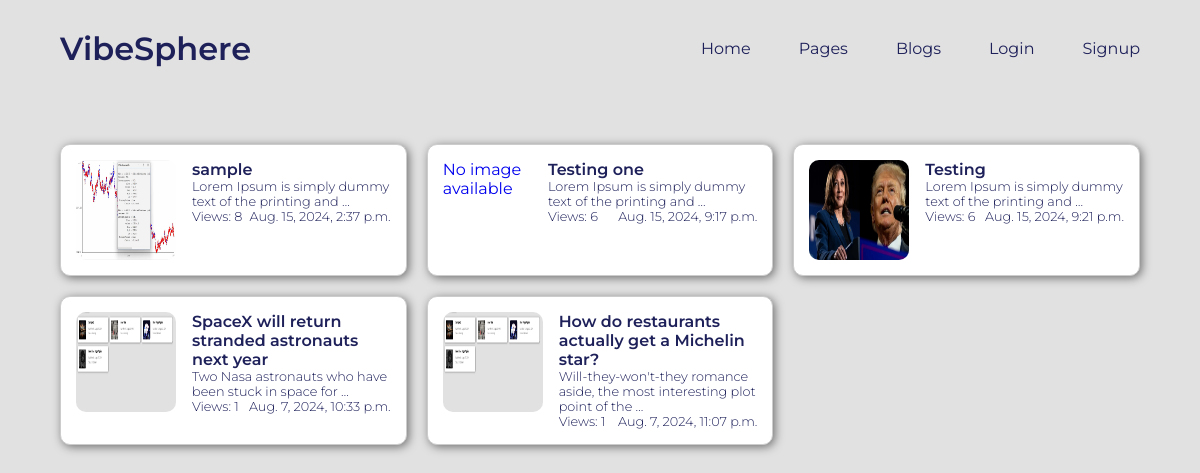
The app's page /articles/, older data.
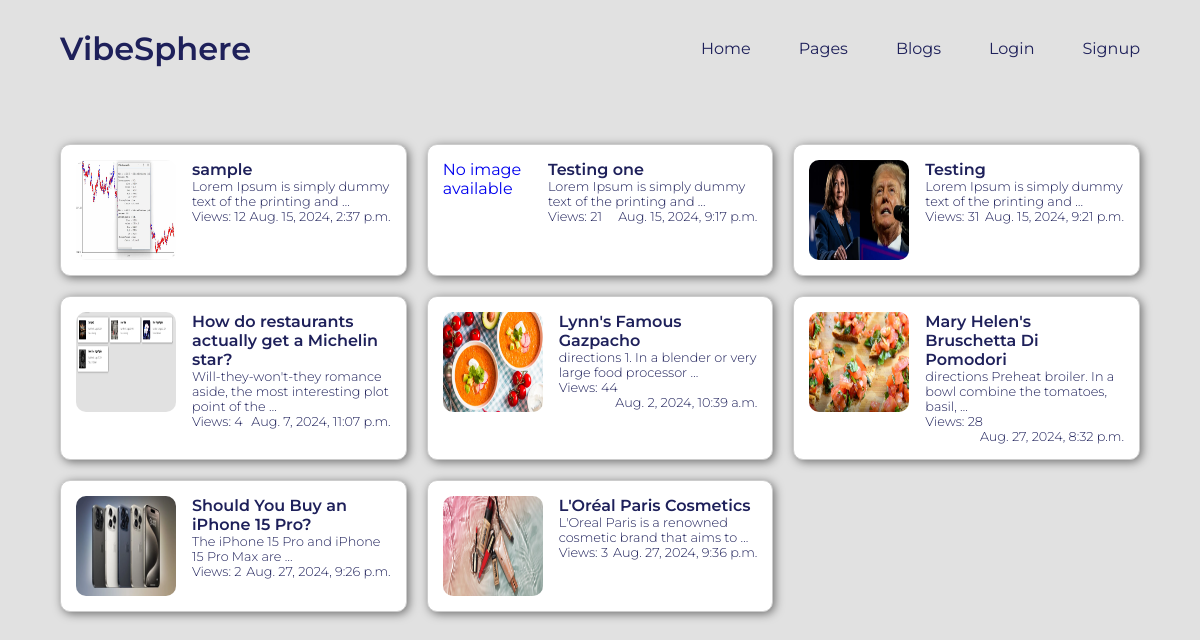
The same page, newer data.
### main/models.py (models this page shows, shortened)
class Article(models.Model):
    title = models.CharField(primary_key=True, unique=True, max_length=200)
    page_name = models.ForeignKey(BlogPage, on_delete=models.CASCADE)
    author = models.ForeignKey(User, on_delete=models.CASCADE)
    created_date = models.DateTimeField(auto_now_add=True)
    updated_date = models.DateTimeField(auto_now=True)
    article_image = models.ImageField(upload_to='article_images/', blank=True, null=True)
    content = models.TextField()
    published_date = models.DateTimeField(blank=True, null=True)
    allow_to_comment = models.BooleanField(default=True)
    view_count = models.IntegerField(default=0)
    category = models.CharField(max_length=50, choices=CATEGORY_CHOICES)
    tag = models.CharField(max_length=50, choices=TAG_CHOICES)

### main/views.py (the view)
# urls.py: path('articles/', views.show_all_articles, name="show_all_articles"),
def show_all_articles(request):
    articles = Article.objects.all()
    context = {
        'show_navbar': True,
        'articles': articles,
        'is_by_page': False,
    }
    return render(request, 'articles.html', context)

### templates/articles.html (shortened to what this page needs)
{% extends 'main.html' %}
{% load static %}
{% block extra_css %}
<link rel="stylesheet" href="{% static 'css/articles.css' %}" />
{% endblock %}
{% block content %}
<div class="main__container">
    <div class="articles-container">
        {% if is_by_page %}
            {% for article in articles_by_page %}
                <div class="article-wrapper">
                    <a class="article-card" href="{% url 'read_article' article.title %}" style="text-decoration: none;">
                        {% if article.article_image %}
                            <img src="{{article.article_image.url}}" alt="{{article.title}}" class="article__img">
                        {% else %}
                            <p>No image available</p>
                        {% endif %}
                        <div class="article-details">
                            <h3 class="article__header">{{ article.title|truncatewords:10  }}</h3>
                            <p class="article__content">{{ article.content|truncatewords:15 }}</p>
                            <p class="article__count">Views: {{ article.view_count }} <span class="article__published">{{ article.published_date }}</span></p>
                        </div>
                    </a>
                    <a href="{% url 'edit_article' article.title %}" class="edit__article">Edit</a>
                </div>
            {% endfor %}
        {% else %}
            {% for article in articles %}
                <div class="article-wrapper">
                    <a class="article-card" href="{% url 'read_article' article.title %}" style="text-decoration: none;">
                        {% if article.article_image %}
                            <img src="{{article.article_image.url}}" alt="{{article.title}}" class="article__img">
                        {% else %}
                            <p>No image available</p>
                        {% endif %}
                        <div class="article-details">
                            <h3 class="article__header">{{ article.title|truncatewords:10  }}</h3>
                            <p class="article__content">{{ article.content|truncatewords:10 }}</p>
                            <p class="article__count">Views: {{ article.view_count }} <span class="article__published">{{ article.published_date }}</span></p>
                        </div>
                    </a>
                </div>
            {% endfor %}
        {% endif %}
    </div>
</div>
{% endblock %}

### templates/main.html (shortened to what this page needs)
{% load static %}
<!DOCTYPE html>
<html lang="en">
  <head>
    <link rel="stylesheet" href="{% static 'css/main.css' %}" />
    <link rel="stylesheet" href="{% static 'css/navbar.css' %}">
    {% block extra_css %}{% endblock %}
  </head>
  <body>
    {% if show_navbar %}
      {% include 'navbar.html' %}
    {% endif %}
    {% block content %}{% endblock %}
  </body>
</html>

### templates/navbar.html
<nav class="nav__container">
  <h1 class="logo">VibeSphere</h1>
  <ul class="nav__list__container">
    <li class="nav__list">
      <a href="{% url 'welcome' %}" class="nav__list__item">Home</a>
    </li>
    <li class="nav__list">
      <a href="{% url 'pages' %}" class="nav__list__item">Pages</a>
    </li>
    <li class="nav__list">
      <a href="{% url 'show_all_articles' %}" class="nav__list__item">Blogs</a>
    </li>
    {% if user.is_authenticated %}
      <li class="nav__list">
        <a href="{% url 'create' %}" class="nav__list__item">Create</a>
      </li>
      <li class="nav__list">
        <a href="{% url 'logout' %}" class="nav__list__item">Logout</a>
      </li>
    {% else %}
      <li class="nav__list">
        <a href="{% url 'login' %}" class="nav__list__item">Login</a>
      </li>
      <li class="nav__list">
        <a href="{% url 'register' %}" class="nav__list__item">Signup</a>
      </li>
    {% endif %}
  </ul>
</nav>

### static/css/main.css (style rules this page uses)
* { margin: 0; padding: 0; box-sizing: border-box; }
body { background-color: #e1e1e1; font-family: "Montserrat", sans-serif; }

### static/css/navbar.css (style rules this page uses)
.nav__container { display: flex; justify-content: space-between; align-items: center; width: 90%; height: 12vh; margin: auto; }
.logo { font-size: 2rem; font-weight: 600; color: #1E205A; }
.nav__list__container { list-style: none; display: flex; gap: 3rem; }
.nav__list { margin: 0; }
.nav__list__item { text-decoration: none; color: #1E205A; font-weight: 400; font-size: 1rem; }

### static/css/articles.css (style rules this page uses)
.main__container { width: 90%; height: 100vh; margin: auto; }
.articles-container { margin-top: 3%; width: 100%; display: grid; grid-template-columns: repeat(3, 1fr); gap: 20px; }
.article-wrapper { display: flex; flex-direction: column; justify-content: space-between; height: 100%; }
.article-card { text-decoration: none; display: flex; justify-content: space-between; align-items: flex-start; background-color: #ffffff; border: 1px solid #ccc; padding: 15px; border-radius: 10px; box-shadow: 2px 2px 10px rgba(0, 0, 0, 0.5); flex-grow: 1; }
.article__img { width: 100px; height: 100px; border-radius: 10px; }
.article-details { margin-left: 1rem; flex-grow: 1; }
.article__header, .article__content, .article__count { text-decoration: none; color: #1E205A; }
.article__header { font-size: 1rem; font-weight: 600; }
.article__content, .article__count { font-weight: 300; font-size: .8rem; }
.article__published { float: right; }

Row changes from the older to the newer data that the page shows:
removed Article: article_image (picture), title "SpaceX will return stranded astronauts next year", content "Two Nasa astronauts who have been stuck in space for …", view_count "1", published_date "Aug. 7, 2024, 10:33 p.m."
changed Article "sample": view_count "8" → "12"
changed Article "Testing one": view_count "6" → "21"
changed Article "Testing": view_count "6" → "31"
changed Article "How do restaurants actually get a Michelin star?": view_count "1" → "4"
added Article: article_image (picture), title "Lynn's Famous Gazpacho", content "directions 1. In a blender or very large food processor …", view_count "44", published_date "Aug. 2, 2024, 10:39 a.m."
added Article: article_image (picture), title "Mary Helen's Bruschetta Di Pomodori", content "directions Preheat broiler. In a bowl combine the tomatoes, basil, …", view_count "28", published_date "Aug. 27, 2024, 8:32 p.m."
added Article: article_image (picture), title "Should You Buy an iPhone 15 Pro?", content "The iPhone 15 Pro and iPhone 15 Pro Max are …", view_count "2", published_date "Aug. 27, 2024, 9:26 p.m."
added Article: article_image (picture), title "L'Oréal Paris Cosmetics", content "L'Oreal Paris is a renowned cosmetic brand that aims to …", view_count "3", published_date "Aug. 27, 2024, 9:36 p.m."
